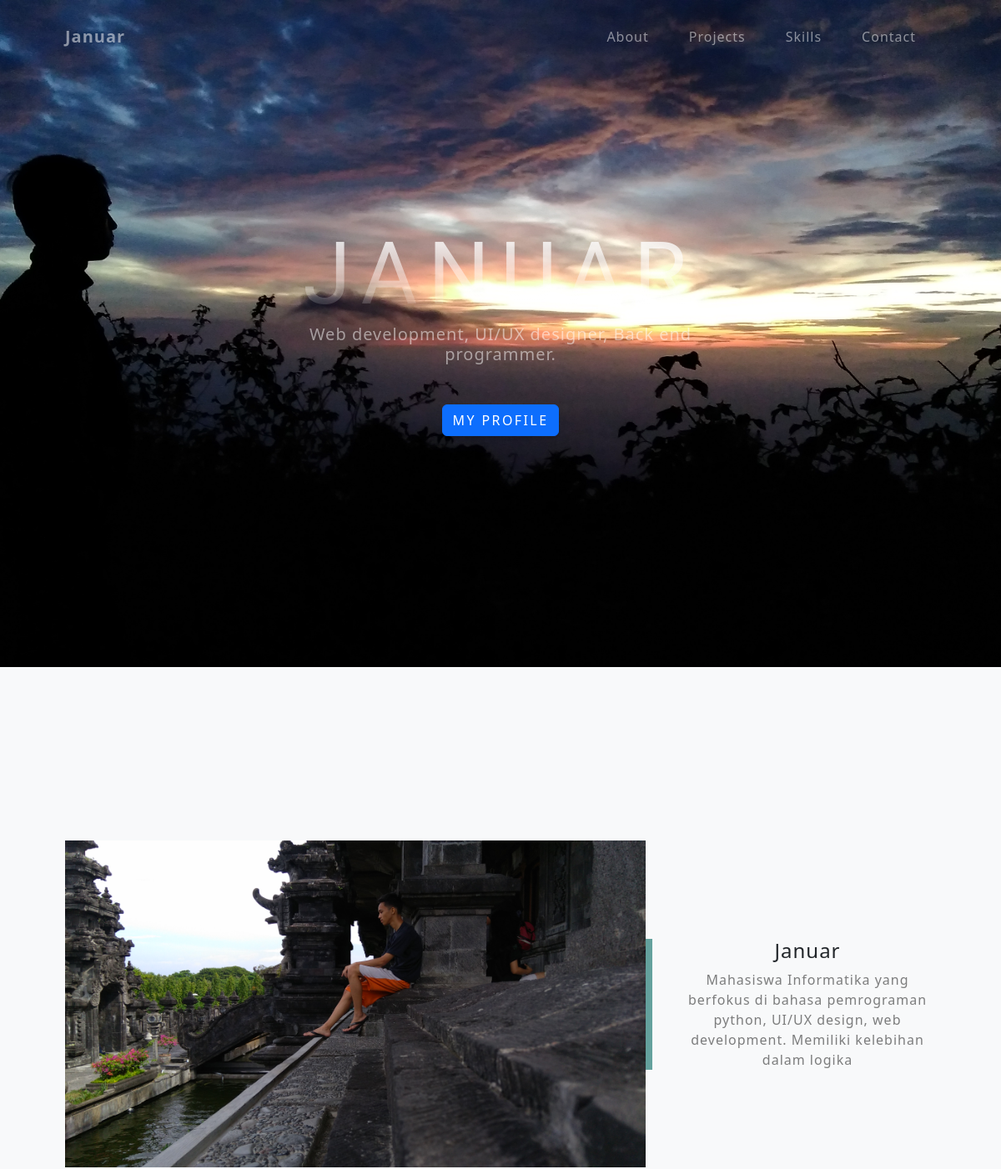
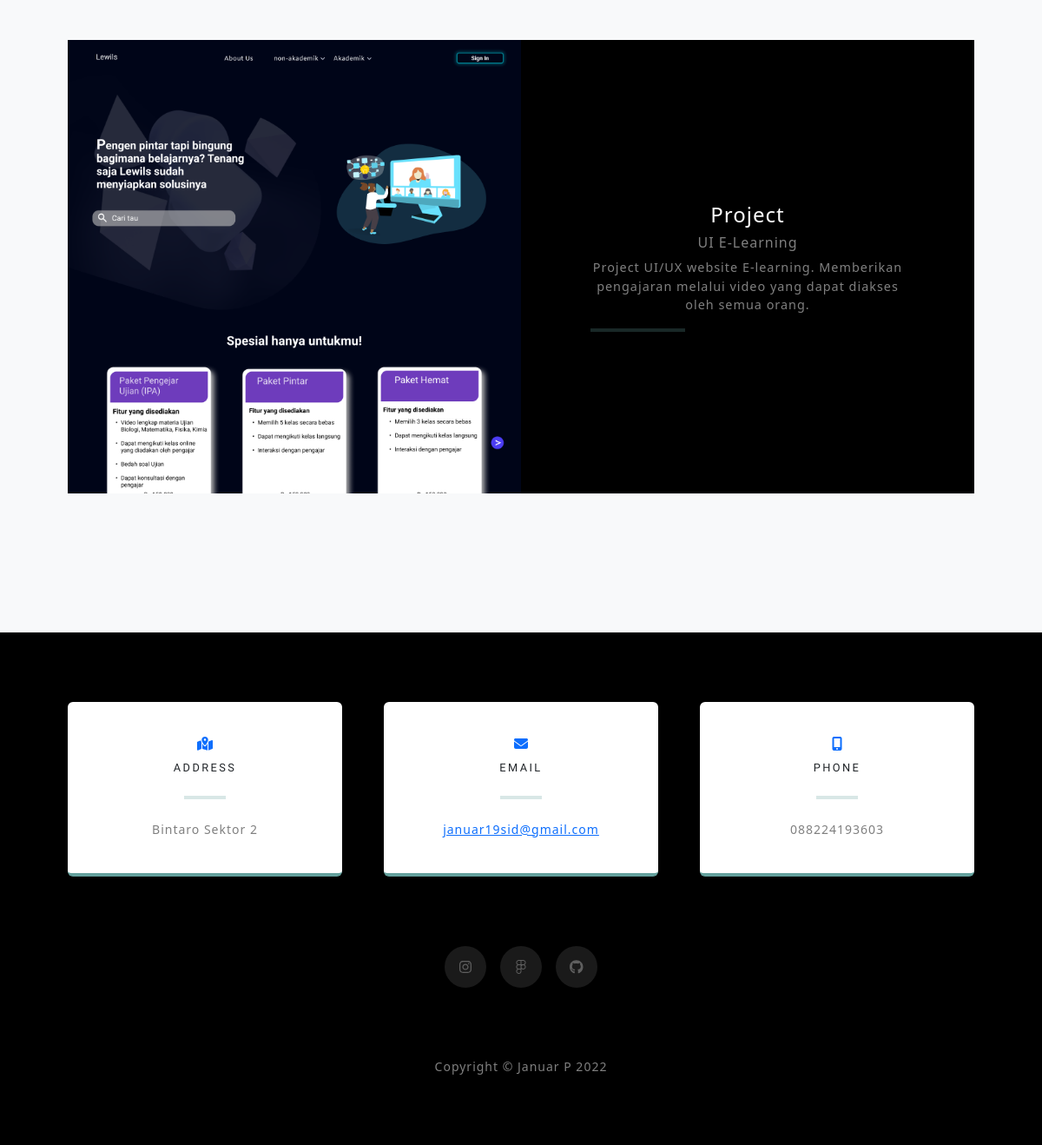
The app's page /home.php with its own data (2 pictures, top to bottom).
### tables this page shows
CREATE TABLE `home` (
  `id` int(4) NOT NULL,
  `nama` varchar(30) NOT NULL,
  `keterangan` text NOT NULL,
  `foto` varchar(255) NOT NULL
);

### koneksi.php (called while the page is built, shortened)
<?php
function koneksi() {
    $servername = "localhost";
    $username = "root";
    $password = "";
    $dbname = "porto";
    $conn = mysqli_connect($servername, $username, $password, $dbname);
    if(!$conn) {
        return die("koneksi gagal");
    }
    else {
        return $conn;
    }
}
?>

### home.php (the view, shortened to what this page needs)
<!DOCTYPE html>
<html lang="en">
<head>
    <link href="css/coba.css" rel="stylesheet" />
    <link href="css/project.css" rel="stylesheet" />
    <link href="https://cdn.jsdelivr.net/npm/bootstrap@5.2.2/dist/css/bootstrap.min.css" rel="stylesheet">
    <link href="css/preloader.css" rel="stylesheet" />
</head>
<body>
<?php
require_once "navbar.php";
?>
    <header class="masthead">
        <div class="container px-4 px-lg-5 d-flex h-100 align-items-center justify-content-center">
            <div class="d-flex justify-content-center">
                <div class="text-center">
                    <h1 class="mx-auto my-0 text-uppercase">JANUAR</h1>
                    <h2 class="text-white-50 mx-auto mt-2 mb-5">Web development, UI/UX designer, Back end programmer.</h2>
                    <a class="btn btn-primary" href="about.php">My Profile</a>
                </div>
            </div>
        </div>
    </header>
    <section class="projects-section bg-light" id="projects">
        <div class="container px-4 px-lg-5">
        <div class="row gx-0 mb-4 mb-lg-5 mt-5 align-items-center">
            <?php
            include "koneksi.php";
            $querySQL = "SELECT * FROM home";
            $execQuerySQL = mysqli_query(koneksi(),$querySQL);
            if(mysqli_num_rows($execQuerySQL) > 0){
                while($row = mysqli_fetch_assoc($execQuerySQL)){
                    ?>
                <div class="col-xl-8 col-lg-7">
                    <img class="img-fluid mb-3 mb-lg-0" src="assets/img/foto1.jpg"<?= $row['foto'] ?> alt="..." />
                </div>
                <div class="col-xl-4 col-lg-5">
                    <div class="featured-text text-center text-lg-left">
                        <h4><?= $row['nama'] ?></h4>
                        <p class="text-black-50 mb-0"> <?= $row['keterangan'] ?></p>
                    <?php
                            }
                        }
                    ?>
                    </div>
                </div>
            </div>
            <div class="row gx-0 mb-5 mb-lg-0 justify-content-center">
                <div class="col-lg-6">
                    <a href="https://www.figma.com/proto/nJl6MDoq3X7vyupP1aq8Y2/Tugas?node-id=5%3A141&scaling=min-zoom&page-id=5%3A141&starting-point-node-id=36%3A206">
                        <img class="img-fluid" src="assets/img/HomePage.png" alt="..." />
                    </a>
                </div>
                <div class="col-lg-6">
                    <div class="bg-black text-center h-100 project">
                        <div class="d-flex h-100">
                            <div class="project-text w-100 my-auto text-center text-lg-left">
                                <h4 class="text-white">Project</h4>
                                <h6 class="text-white-50">UI E-Learning</h6>
                                <p class="mb-0 text-white-50">Project UI/UX website E-learning. Memberikan pengajaran melalui video yang dapat diakses oleh semua orang.</p>
                                <hr class="d-none d-lg-block mb-0 ms-0" />
                            </div>
                        </div>
                    </div>
                </div>
            </div>
        </div>
    </section>
    <?php
    require_once "footer.php";
    ?>
</body>
</html>

### css/coba.css (style rules this page uses)
:root { --bs-white: #fff; --bs-gray: #6c757d; --bs-gray-dark: #343a40; --bs-light: #f8f9fa; --bs-dark: #212529; --bs-black: #000; --bs-white: #fff; --bs-secondary-rgb: 116, 100, 161; --bs-light-rgb: 248, 249, 250; --bs-dark-rgb: 33, 37, 41; --bs-black-rgb: 0, 0, 0; --bs-white-rgb: 255, 255, 255; --bs-white-rgb: 255, 255, 255; --bs-black-rgb: 0, 0, 0; --bs-body-color-rgb: 33, 37, 41; --bs-body-bg-rgb: 255, 255, 255; --bs-font-sans-serif: system-ui, -apple-system, "Segoe UI", Roboto, "Helvetica Neue", Arial, "Noto Sans", "Liberation Sans", sans-serif, "Apple Color Emoji", "Segoe UI Emoji", "Segoe UI Symbol", "Noto Color Emoji"; --bs-font-monospace: SFMono-Regular, Menlo, Monaco, Consolas, "Liberation Mono", "Courier New", monospace; --bs-gradient: linear-gradient(180deg, rgba(255, 255, 255, 0.15), rgba(255, 255, 255, 0)); --bs-body-font-family: Nunito, -apple-system, BlinkMacSystemFont, Segoe UI, Roboto, Helvetica Neue, Arial, sans-serif, Apple Color Emoji, Segoe UI Emoji, Segoe UI Symbol, Noto Color Emoji; --bs-body-font-size: 1rem; --bs-body-font-weight: 400; --bs-body-line-height: 1.5; --bs-body-color: #212529; --bs-body-bg: #fff; }
*, *::before, *::after { box-sizing: border-box; }
@media (prefers-reduced-motion: no-preference) { :root { scroll-behavior: smooth; } }
html { scroll-padding-top: calc(4.5rem - 1px); }
body { letter-spacing: 0.0625em; }
.btn { box-shadow: 0 0.1875rem 0.1875rem 0 rgba(0, 0, 0, 0.1) !important; padding: 1.25rem 2rem; font-family: "Varela Round", -apple-system, BlinkMacSystemFont, "Segoe UI", Roboto, "Helvetica Neue", Arial, sans-serif, "Apple Color Emoji", "Segoe UI Emoji", "Segoe UI Symbol", "Noto Color Emoji"; font-size: 80%; text-transform: uppercase; letter-spacing: 0.15rem; border: 0; }
.masthead { position: relative; width: 100%; height: auto; min-height: 35rem; padding: 15rem 0; background: url("../assets/img/gambarku.jpg"); background-position: center; background-repeat: no-repeat; background-attachment: scroll; background-size: cover; }
.masthead h1, .masthead .h1 { font-family: "Varela Round", -apple-system, BlinkMacSystemFont, "Segoe UI", Roboto, "Helvetica Neue", Arial, sans-serif, "Apple Color Emoji", "Segoe UI Emoji", "Segoe UI Symbol", "Noto Color Emoji"; font-size: 2.5rem; line-height: 2.5rem; letter-spacing: 0.8rem; background: linear-gradient(rgba(255, 255, 255, 0.9), rgba(255, 255, 255, 0)); -webkit-text-fill-color: transparent; -webkit-background-clip: text; background-clip: text; }
.masthead h2, .masthead .h2 { max-width: 20rem; font-size: 1rem; }
@media (min-width: 768px) { .masthead h1, .masthead .h1 { font-size: 4rem; line-height: 4rem; } }
@media (min-width: 992px) { .masthead { height: 100vh; padding: 0; } }
@media (min-width: 992px) { .masthead h1, .masthead .h1 { font-size: 6.5rem; line-height: 6.5rem; letter-spacing: 0.8rem; } }
@media (min-width: 992px) { .masthead h2, .masthead .h2 { max-width: 30rem; font-size: 1.25rem; } }

### css/project.css (style rules this page uses)
.projects-section { padding: 10rem 0; }
.projects-section .featured-text { padding: 2rem; }
@media (min-width: 992px) { .projects-section .featured-text { padding: 0 0 0 2rem; border-left: 0.5rem solid #64a19d; } }
.projects-section .project-text { padding: 3rem; font-size: 90%; }
@media (min-width: 992px) { .projects-section .project-text { padding: 5rem; } }
@media (min-width: 992px) { .projects-section .project-text hr { border-color: #64a19d; border-width: 0.25rem; width: 30%; } }
h1, .h1 { font-family: "Varela Round", -apple-system, BlinkMacSystemFont, "Segoe UI", Roboto, "Helvetica Neue", Arial, sans-serif, "Apple Color Emoji", "Segoe UI Emoji", "Segoe UI Symbol", "Noto Color Emoji"; font-size: 2.5rem; line-height: 2.5rem; letter-spacing: 0.8rem; background: linear-gradient(rgba(255, 255, 255, 0.9), rgba(255, 255, 255, 0)); -webkit-text-fill-color: transparent; -webkit-background-clip: text; background-clip: text; }
@media (min-width: 768px) { h1, .h1 { font-size: 4rem; line-height: 4rem; } }

### css/preloader.css (style rules this page uses)
:root { --color-default: #fafafa; --color-primary: #27a776; --color-secondary: #161718; }

### records on screen
home: nama "Januar", keterangan "Mahasiswa Informatika yang berfokus di bahasa pemrograman python, UI/UX design, web development. Memiliki kelebihan dalam logika"
